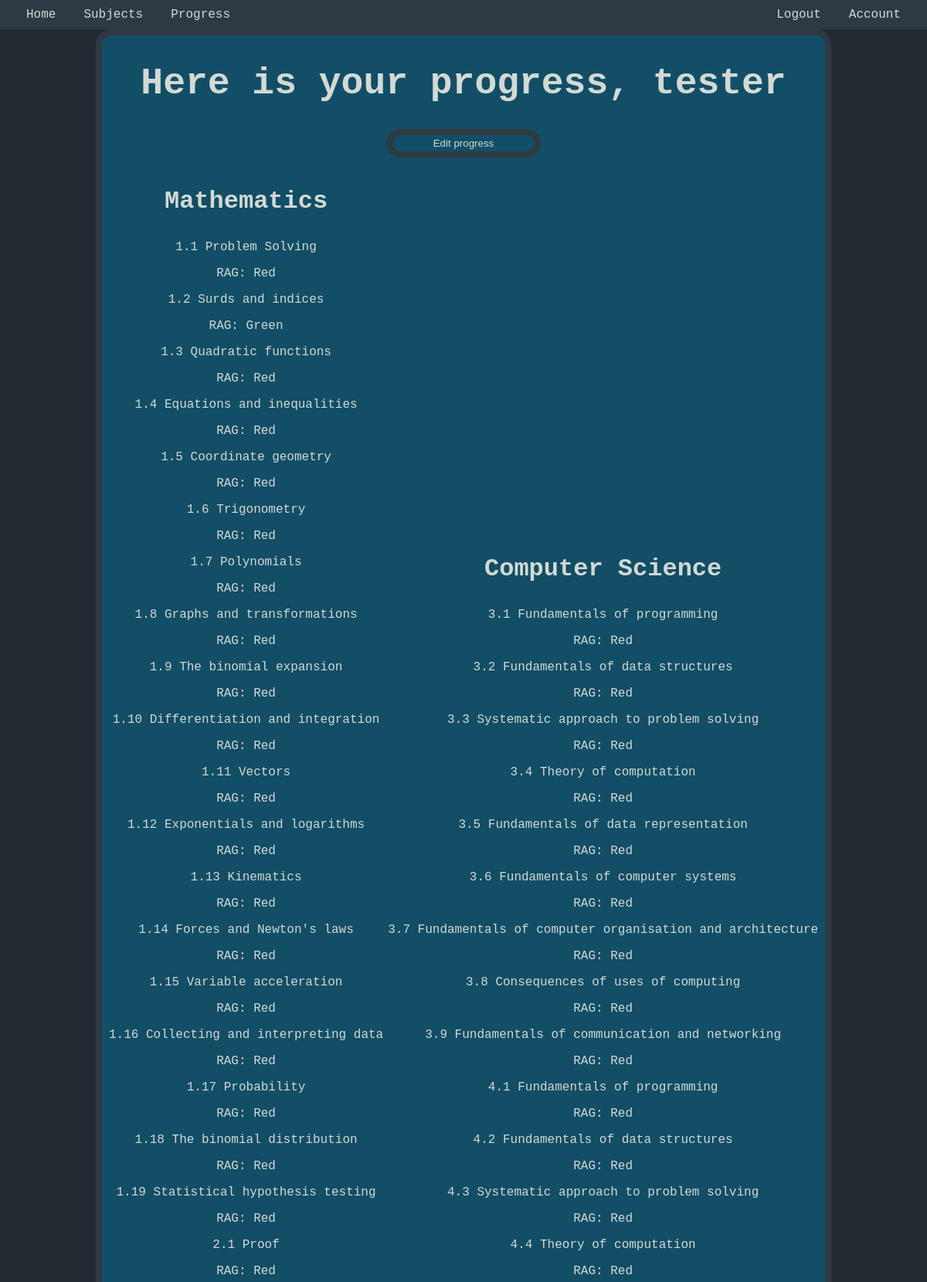
Page /progress (signed in, upper part) on the committed database.
### tables this page shows
CREATE TABLE subjects
                (subjectID INTEGER PRIMARY KEY AUTOINCREMENT, 
                subjectName TEXT,
                examBoard TEXT);

CREATE TABLE topics
                (topicID INTEGER PRIMARY KEY AUTOINCREMENT,
                subjectID INTEGER,
                topicName TEXT NOT NULL,
                qualification TEXT NOT NULL,
                FOREIGN KEY (subjectID) REFERENCES subjects (subjectID));

### main_webloader.py (the view)
@app.route('/progress', methods=['POST', 'GET'])
def progress():
    if 'username' in session:
        username, userID = session['username'], session['userID']
        subjectsuser_oop, subject_oop, topics_oop, progress_oop = SubjectUserTable(), SubjectsTable(), TopicsTable(), UserProgressTable()
        subjectIDs = subjectsuser_oop.subIDs_get_from_userID(userID)
        subjects = subject_oop.subIDs_to_sub(subjectIDs)
        topics, rag_values = topics_oop.get_topics(subjectIDs), progress_oop.get_progress(userID)
        subs = []
        for item in subjects:
            subs.append(item)
        topic_list = []
        for item in topics:
            topic_list.append(item)
        maths_topics = []
        comp_topics = []
        for i in range(len(topic_list)):
            if topic_list[i][0] == 1:
                maths_topics.append([topic_list[i][1], rag_values[i]])
            else:
                comp_topics.append([topic_list[i][1], rag_values[i]])
        return render_template('user_progress.html', name=username, subs=subs, topics=topic_list, maths=maths_topics, comps=comp_topics)
    else:
        return redirect('/login')

### databases.py (called while the page is built)
    def subIDs_to_sub(self, subject_ids):
        subjects = []
        for item in subject_ids:
            self.cursor.execute(f"""SELECT subjectName FROM subjects WHERE subjectID = ?""", (item,))
            subjects.append(self.cursor.fetchone()[0])
        return subjects

    def subIDs_get_from_userID(self, userID):
        self.cursor.execute(f"""SELECT subjectID FROM usersubjects WHERE userID = ?""", (userID,))
        sub_id = self.cursor.fetchall()
        if sub_id == []:
            return ''
        else:
            return sub_id

    def get_topics(self, subID):
        topics = []
        for item1 in subID:
            self.cursor.execute("""SELECT topicName FROM topics WHERE subjectID=?""", (item1, ))
            fetched_topics = self.cursor.fetchall()
            for item2 in fetched_topics:
                topics.append([item1, item2[0]])
        if topics == []:
            return ''
        else:
            return topics

    def get_progress(self, userID):
        self.cursor.execute("""SELECT progress FROM user_progress WHERE userID=?""", (userID, ))
        fetched_progress = self.cursor.fetchall()
        progress_values = self.progNum_to_prog(fetched_progress)
        return progress_values

    def progNum_to_prog(self, progress_number):
        progress_values = []
        for item in progress_number:
            if item == 1:
                progress_values.append("Red")
            elif item == 2:
                progress_values.append("Amber")
            else:
                progress_values.append("Green")
        return progress_values

### templates/user_progress.html (shortened to what this page needs)
<!DOCTYPE html>
<html>
    <head>
        <link rel="stylesheet" type="text/css" href="/static/css/stylings.css">
    </head>
    <header>
        <ul>
           <li><a href="/">Home</a></li>
           <li><a href="/subjects">Subjects</a></li>
           <li><a href="/progress">Progress</a></li>
           <li style="float:right"><a href="/account">Account</a></li>
           <li style="float:right"><a href="/logout">Logout</a></li>
        </ul>
     </header>
     <body>
        <div id="main_body" style="display: block; width: max-content;" class="parent">
            <h1 id="page_text" style="text-align: center;">Here is your progress, {{name}}</h1>
            <button onclick="edit_progress()">Edit progress</button>
            <div class="child" style="display: flex; flex-direction: row; justify-content: space-evenly; align-items:  flex-start;">
                {% for sub in subs %}
                {% if sub == 'Mathematics' %}
                <div class="child" id="{{sub}}_table" name="{{sub}}_table" style="align-self: flex-start;">
                    <h3><b>{{sub}}</b></h3>
                    {% for math in maths %}
                        <p id="{{math[0]}}">{{math[0]}}</p>
                        <p>RAG: {{math[1]}}</p>
                    {% endfor %}
                </div>
                {% else %}
                <div class="child" id="{{sub}}_table" name="{{sub}}_table" style="align-self: flex-start;">
                    <h3><b>{{sub}}</b></h3>
                    {% for comp in comps %}
                    <p id="{{comp[0]}}">{{comp[0]}}</p>
                    <p>RAG: {{comp[1]}}</p>
                    {% endfor %}
                </div>
            </div>
                {% endif %}
                {% endfor %}
            </div>
    </body>
</html>

### static/css/stylings.css (style rules this page uses)
header { position: sticky; top: 0; padding: 10px 16px; background-color: #2e3944; color: #5a635b; }
body { background-color: #212a31; margin: 0px; font-family: "Lucida Console", monospace !important; }
h1 { color: #d3d9d4; font-size: 300%; }
h3 { color: #d3d9d4; font-size: 200%; }
button { display: block; margin: auto; cursor: pointer; color: #d3d9d4; background-color: #124e66; padding: 3px; text-align: center; border: 8px solid #2e3944; width: 200px; transition: 0.5s; border-radius: 25px; }
ul { list-style-type: none; margin: 0; padding: 0; overflow: hidden; background-color: #2e3944; }
li { float: left; }
li a { color: #d3d9d4; text-align: center; padding: 12px 18px; text-decoration: none; }
div { color: #d3d9d4; background-color: #124e66; padding: 3px; text-align: center; border: 8px solid #2e3944; width: 300px; margin: auto; border-radius: 20px; }
div div { border: 8px !important; }
.parent { flex-direction: row; width: min-content; height: min-content; gap: 4px; }
.child { flex-direction: column; width: auto; }

### rows in the picture
subjects: subjectName "Mathematics"
topics: topicName "1.1 Problem Solving", math "Red"
topics: topicName "1.2 Surds and indices", math "Green"
topics: topicName "1.3 Quadratic functions", math "Red"
topics: topicName "1.4 Equations and inequalities", math "Red"
topics: topicName "1.5 Coordinate geometry", math "Red"
topics: topicName "1.6 Trigonometry", math "Red"
topics: topicName "1.7 Polynomials", math "Red"
topics: topicName "1.8 Graphs and transformations", math "Red"
topics: topicName "1.9 The binomial expansion", math "Red"
topics: topicName "1.10 Differentiation and integration", math "Red"
topics: topicName "1.11 Vectors", math "Red"
topics: topicName "1.12 Exponentials and logarithms", math "Red"
topics: topicName "1.13 Kinematics", math "Red"
topics: topicName "1.14 Forces and Newton's laws", math "Red"
topics: topicName "1.15 Variable acceleration", math "Red"
topics: topicName "1.16 Collecting and interpreting data", math "Red"
topics: topicName "1.17 Probability", math "Red"
topics: topicName "1.18 The binomial distribution", math "Red"
topics: topicName "1.19 Statistical hypothesis testing", math "Red"
topics: topicName "2.1 Proof", math "Red"
subjects: subjectName "Computer Science"
topics: topicName "3.1 Fundamentals of programming", comp "Red"
topics: topicName "3.2 Fundamentals of data structures", comp "Red"
topics: topicName "3.3 Systematic approach to problem solving", comp "Red"
topics: topicName "3.4 Theory of computation", comp "Red"
topics: topicName "3.5 Fundamentals of data representation", comp "Red"
topics: topicName "3.6 Fundamentals of computer systems", comp "Red"
topics: topicName "3.7 Fundamentals of computer organisation and architecture", comp "Red"
topics: topicName "3.8 Consequences of uses of computing", comp "Red"
topics: topicName "3.9 Fundamentals of communication and networking", comp "Red"
topics: topicName "4.1 Fundamentals of programming", comp "Red"
topics: topicName "4.2 Fundamentals of data structures", comp "Red"
topics: topicName "4.3 Systematic approach to problem solving", comp "Red"
topics: topicName "4.4 Theory of computation", comp "Red"

### other values in the picture
{{ name }} "tester"
